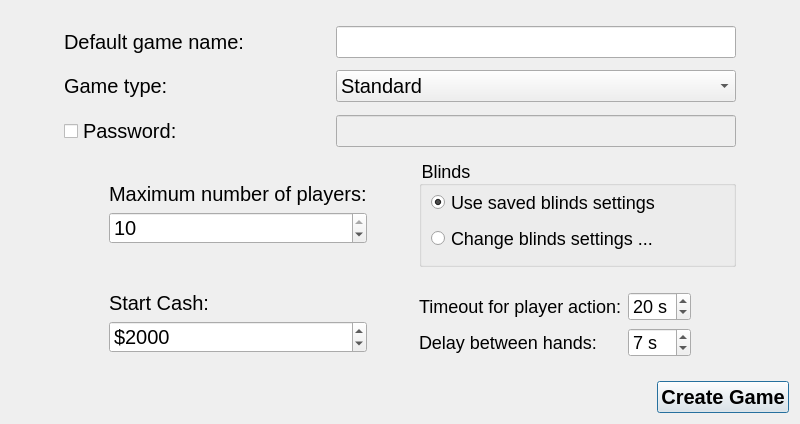
<?xml version="1.0" encoding="UTF-8"?>
<ui version="4.0">
 <class>createInternetGameDialog</class>
 <widget class="QDialog" name="createInternetGameDialog">
  <property name="geometry">
   <rect>
    <x>0</x>
    <y>0</y>
    <width>800</width>
    <height>424</height>
   </rect>
  </property>
  <property name="sizePolicy">
   <sizepolicy hsizetype="MinimumExpanding" vsizetype="MinimumExpanding">
    <horstretch>0</horstretch>
    <verstretch>0</verstretch>
   </sizepolicy>
  </property>
  <property name="minimumSize">
   <size>
    <width>800</width>
    <height>424</height>
   </size>
  </property>
  <property name="windowTitle">
   <string>Create Internet Game</string>
  </property>
  <layout class="QGridLayout" name="gridLayout_2">
   <item row="1" column="0" colspan="3">
    <layout class="QHBoxLayout">
     <property name="spacing">
      <number>6</number>
     </property>
     <property name="margin">
      <number>0</number>
     </property>
     <item>
      <spacer>
       <property name="orientation">
        <enum>Qt::Horizontal</enum>
       </property>
       <property name="sizeHint" stdset="0">
        <size>
         <width>181</width>
         <height>20</height>
        </size>
       </property>
      </spacer>
     </item>
     <item>
      <widget class="QPushButton" name="pushButton_createGame">
       <property name="styleSheet">
        <string notr="true">QObject {font: bold 20px}</string>
       </property>
       <property name="text">
        <string>Create Game</string>
       </property>
      </widget>
     </item>
    </layout>
   </item>
   <item row="0" column="2">
    <spacer name="horizontalSpacer_15">
     <property name="orientation">
      <enum>Qt::Horizontal</enum>
     </property>
     <property name="sizeHint" stdset="0">
      <size>
       <width>40</width>
       <height>20</height>
      </size>
     </property>
    </spacer>
   </item>
   <item row="0" column="0">
    <spacer name="horizontalSpacer">
     <property name="orientation">
      <enum>Qt::Horizontal</enum>
     </property>
     <property name="sizeHint" stdset="0">
      <size>
       <width>40</width>
       <height>20</height>
      </size>
     </property>
    </spacer>
   </item>
   <item row="0" column="1">
    <widget class="QFrame" name="frame">
     <property name="styleSheet">
      <string notr="true"/>
     </property>
     <layout class="QGridLayout" name="gridLayout">
      <item row="1" column="0" colspan="5">
       <layout class="QHBoxLayout" name="horizontalLayout_8">
        <item>
         <widget class="QLabel" name="label_23">
          <property name="styleSheet">
           <string notr="true">QObject {font-size:20px}</string>
          </property>
          <property name="text">
           <string>Default game name:</string>
          </property>
         </widget>
        </item>
        <item>
         <spacer name="horizontalSpacer_6">
          <property name="orientation">
           <enum>Qt::Horizontal</enum>
          </property>
          <property name="sizeHint" stdset="0">
           <size>
            <width>40</width>
            <height>20</height>
           </size>
          </property>
         </spacer>
        </item>
        <item>
         <widget class="QLineEdit" name="lineEdit_gameName">
          <property name="minimumSize">
           <size>
            <width>400</width>
            <height>0</height>
           </size>
          </property>
          <property name="maximumSize">
           <size>
            <width>16777215</width>
            <height>16777215</height>
           </size>
          </property>
          <property name="styleSheet">
           <string notr="true">QObject {font-size:20px}</string>
          </property>
          <property name="maxLength">
           <number>48</number>
          </property>
         </widget>
        </item>
       </layout>
      </item>
      <item row="3" column="0" colspan="5">
       <layout class="QHBoxLayout" name="horizontalLayout">
        <item>
         <widget class="QLabel" name="label_3">
          <property name="styleSheet">
           <string notr="true">QObject {font-size:20px}</string>
          </property>
          <property name="text">
           <string>Game type:</string>
          </property>
         </widget>
        </item>
        <item>
         <spacer name="horizontalSpacer_7">
          <property name="orientation">
           <enum>Qt::Horizontal</enum>
          </property>
          <property name="sizeHint" stdset="0">
           <size>
            <width>40</width>
            <height>20</height>
           </size>
          </property>
         </spacer>
        </item>
        <item>
         <widget class="QComboBox" name="comboBox_gameType">
          <property name="sizePolicy">
           <sizepolicy hsizetype="MinimumExpanding" vsizetype="Fixed">
            <horstretch>0</horstretch>
            <verstretch>0</verstretch>
           </sizepolicy>
          </property>
          <property name="minimumSize">
           <size>
            <width>400</width>
            <height>0</height>
           </size>
          </property>
          <property name="styleSheet">
           <string notr="true">QObject {font-size:20px}</string>
          </property>
          <item>
           <property name="text">
            <string>Standard</string>
           </property>
           <property name="icon">
            <iconset resource="../resources/pokerth.qrc">
             <normaloff>:/gfx/player_play.png</normaloff>:/gfx/player_play.png</iconset>
           </property>
          </item>
          <item>
           <property name="text">
            <string>Registered players only</string>
           </property>
           <property name="icon">
            <iconset resource="../resources/pokerth.qrc">
             <normaloff>:/gfx/registered.png</normaloff>:/gfx/registered.png</iconset>
           </property>
          </item>
          <item>
           <property name="text">
            <string>Invited players only</string>
           </property>
           <property name="icon">
            <iconset resource="../resources/pokerth.qrc">
             <normaloff>:/gfx/list_add_user.png</normaloff>:/gfx/list_add_user.png</iconset>
           </property>
          </item>
          <item>
           <property name="text">
            <string>Ranking game</string>
           </property>
           <property name="icon">
            <iconset resource="../resources/pokerth.qrc">
             <normaloff>:/gfx/cup.png</normaloff>:/gfx/cup.png</iconset>
           </property>
          </item>
         </widget>
        </item>
       </layout>
      </item>
      <item row="5" column="0" colspan="5">
       <layout class="QHBoxLayout">
        <property name="spacing">
         <number>6</number>
        </property>
        <property name="margin">
         <number>0</number>
        </property>
        <item>
         <widget class="QCheckBox" name="checkBox_Password">
          <property name="styleSheet">
           <string notr="true">QObject {font-size:20px}</string>
          </property>
          <property name="text">
           <string>Password:</string>
          </property>
          <property name="icon">
           <iconset resource="../resources/pokerth.qrc">
            <normaloff>:/gfx/lock.png</normaloff>:/gfx/lock.png</iconset>
          </property>
         </widget>
        </item>
        <item>
         <spacer name="horizontalSpacer_8">
          <property name="orientation">
           <enum>Qt::Horizontal</enum>
          </property>
          <property name="sizeHint" stdset="0">
           <size>
            <width>40</width>
            <height>20</height>
           </size>
          </property>
         </spacer>
        </item>
        <item>
         <widget class="QLineEdit" name="lineEdit_Password">
          <property name="enabled">
           <bool>false</bool>
          </property>
          <property name="minimumSize">
           <size>
            <width>400</width>
            <height>0</height>
           </size>
          </property>
          <property name="styleSheet">
           <string notr="true">QObject {font-size:20px}</string>
          </property>
          <property name="echoMode">
           <enum>QLineEdit::Password</enum>
          </property>
         </widget>
        </item>
       </layout>
      </item>
      <item row="8" column="3" colspan="2">
       <widget class="QGroupBox" name="groupBox_blinds">
        <property name="styleSheet">
         <string notr="true">QObject {font-size:18px}</string>
        </property>
        <property name="title">
         <string>Blinds</string>
        </property>
        <layout class="QGridLayout">
         <property name="topMargin">
          <number>0</number>
         </property>
         <item row="0" column="1">
          <widget class="QRadioButton" name="radioButton_useSavedBlindsSettings">
           <property name="text">
            <string>Use saved blinds settings</string>
           </property>
           <property name="checked">
            <bool>true</bool>
           </property>
          </widget>
         </item>
         <item row="1" column="1">
          <widget class="QRadioButton" name="radioButton_changeBlindsSettings">
           <property name="text">
            <string>Change blinds settings ...</string>
           </property>
          </widget>
         </item>
        </layout>
       </widget>
      </item>
      <item row="2" column="0" colspan="2">
       <spacer name="verticalSpacer_2">
        <property name="orientation">
         <enum>Qt::Vertical</enum>
        </property>
        <property name="sizeHint" stdset="0">
         <size>
          <width>20</width>
          <height>40</height>
         </size>
        </property>
       </spacer>
      </item>
      <item row="0" column="0">
       <spacer name="verticalSpacer_3">
        <property name="orientation">
         <enum>Qt::Vertical</enum>
        </property>
        <property name="sizeHint" stdset="0">
         <size>
          <width>20</width>
          <height>40</height>
         </size>
        </property>
       </spacer>
      </item>
      <item row="4" column="0" colspan="2">
       <spacer name="verticalSpacer_4">
        <property name="orientation">
         <enum>Qt::Vertical</enum>
        </property>
        <property name="sizeHint" stdset="0">
         <size>
          <width>20</width>
          <height>40</height>
         </size>
        </property>
       </spacer>
      </item>
      <item row="8" column="1">
       <layout class="QVBoxLayout" name="verticalLayout">
        <item>
         <spacer name="verticalSpacer">
          <property name="orientation">
           <enum>Qt::Vertical</enum>
          </property>
          <property name="sizeHint" stdset="0">
           <size>
            <width>20</width>
            <height>40</height>
           </size>
          </property>
         </spacer>
        </item>
        <item>
         <widget class="QLabel" name="label">
          <property name="styleSheet">
           <string notr="true">QObject {font-size:20px}</string>
          </property>
          <property name="text">
           <string>Maximum number of players:</string>
          </property>
         </widget>
        </item>
        <item>
         <widget class="QSpinBox" name="spinBox_quantityPlayers">
          <property name="minimumSize">
           <size>
            <width>150</width>
            <height>0</height>
           </size>
          </property>
          <property name="styleSheet">
           <string notr="true">QObject {font-size:20px}</string>
          </property>
          <property name="minimum">
           <number>2</number>
          </property>
          <property name="maximum">
           <number>10</number>
          </property>
          <property name="value">
           <number>10</number>
          </property>
         </widget>
        </item>
        <item>
         <spacer name="verticalSpacer_5">
          <property name="orientation">
           <enum>Qt::Vertical</enum>
          </property>
          <property name="sizeHint" stdset="0">
           <size>
            <width>20</width>
            <height>40</height>
           </size>
          </property>
         </spacer>
        </item>
       </layout>
      </item>
      <item row="12" column="1">
       <layout class="QVBoxLayout" name="verticalLayout_2">
        <item>
         <widget class="QLabel" name="label_2">
          <property name="styleSheet">
           <string notr="true">QObject {font-size:20px}</string>
          </property>
          <property name="text">
           <string>Start Cash:</string>
          </property>
         </widget>
        </item>
        <item>
         <widget class="QSpinBox" name="spinBox_startCash">
          <property name="minimumSize">
           <size>
            <width>150</width>
            <height>0</height>
           </size>
          </property>
          <property name="styleSheet">
           <string notr="true">QObject {font-size:20px}</string>
          </property>
          <property name="suffix">
           <string/>
          </property>
          <property name="prefix">
           <string>$</string>
          </property>
          <property name="minimum">
           <number>1000</number>
          </property>
          <property name="maximum">
           <number>1000000</number>
          </property>
          <property name="singleStep">
           <number>50</number>
          </property>
          <property name="value">
           <number>2000</number>
          </property>
         </widget>
        </item>
        <item>
         <spacer name="verticalSpacer_7">
          <property name="orientation">
           <enum>Qt::Vertical</enum>
          </property>
          <property name="sizeHint" stdset="0">
           <size>
            <width>20</width>
            <height>40</height>
           </size>
          </property>
         </spacer>
        </item>
       </layout>
      </item>
      <item row="12" column="3">
       <layout class="QGridLayout" name="gridLayout_3">
        <item row="0" column="0">
         <widget class="QLabel" name="label_6">
          <property name="sizePolicy">
           <sizepolicy hsizetype="Minimum" vsizetype="Preferred">
            <horstretch>0</horstretch>
            <verstretch>0</verstretch>
           </sizepolicy>
          </property>
          <property name="styleSheet">
           <string notr="true">QObject {font-size:18px}</string>
          </property>
          <property name="text">
           <string>Timeout for player action:</string>
          </property>
         </widget>
        </item>
        <item row="0" column="1">
         <widget class="QSpinBox" name="spinBox_netTimeOutPlayerAction">
          <property name="styleSheet">
           <string notr="true">QObject {font-size:18px}</string>
          </property>
          <property name="suffix">
           <string> s</string>
          </property>
          <property name="minimum">
           <number>5</number>
          </property>
          <property name="maximum">
           <number>60</number>
          </property>
          <property name="value">
           <number>20</number>
          </property>
         </widget>
        </item>
        <item row="1" column="0">
         <widget class="QLabel" name="label_5">
          <property name="styleSheet">
           <string notr="true">QObject {font-size:18px}</string>
          </property>
          <property name="text">
           <string>Delay between hands:</string>
          </property>
         </widget>
        </item>
        <item row="1" column="1">
         <widget class="QSpinBox" name="spinBox_netDelayBetweenHands">
          <property name="sizePolicy">
           <sizepolicy hsizetype="Expanding" vsizetype="Fixed">
            <horstretch>0</horstretch>
            <verstretch>0</verstretch>
           </sizepolicy>
          </property>
          <property name="styleSheet">
           <string notr="true">QObject {font-size:18px}</string>
          </property>
          <property name="suffix">
           <string> s</string>
          </property>
          <property name="minimum">
           <number>5</number>
          </property>
          <property name="maximum">
           <number>20</number>
          </property>
          <property name="value">
           <number>7</number>
          </property>
         </widget>
        </item>
       </layout>
      </item>
      <item row="13" column="1">
       <spacer name="verticalSpacer_8">
        <property name="orientation">
         <enum>Qt::Vertical</enum>
        </property>
        <property name="sizeHint" stdset="0">
         <size>
          <width>20</width>
          <height>40</height>
         </size>
        </property>
       </spacer>
      </item>
      <item row="9" column="3">
       <spacer name="verticalSpacer_9">
        <property name="orientation">
         <enum>Qt::Vertical</enum>
        </property>
        <property name="sizeHint" stdset="0">
         <size>
          <width>20</width>
          <height>40</height>
         </size>
        </property>
       </spacer>
      </item>
      <item row="6" column="0">
       <spacer name="verticalSpacer_10">
        <property name="orientation">
         <enum>Qt::Vertical</enum>
        </property>
        <property name="sizeHint" stdset="0">
         <size>
          <width>20</width>
          <height>40</height>
         </size>
        </property>
       </spacer>
      </item>
      <item row="11" column="2" rowspan="2">
       <spacer name="horizontalSpacer_2">
        <property name="orientation">
         <enum>Qt::Horizontal</enum>
        </property>
        <property name="sizeHint" stdset="0">
         <size>
          <width>40</width>
          <height>20</height>
         </size>
        </property>
       </spacer>
      </item>
      <item row="8" column="0" rowspan="2">
       <spacer name="horizontalSpacer_3">
        <property name="orientation">
         <enum>Qt::Horizontal</enum>
        </property>
        <property name="sizeHint" stdset="0">
         <size>
          <width>40</width>
          <height>20</height>
         </size>
        </property>
       </spacer>
      </item>
      <item row="12" column="0">
       <spacer name="horizontalSpacer_4">
        <property name="orientation">
         <enum>Qt::Horizontal</enum>
        </property>
        <property name="sizeHint" stdset="0">
         <size>
          <width>40</width>
          <height>20</height>
         </size>
        </property>
       </spacer>
      </item>
      <item row="12" column="4">
       <spacer name="horizontalSpacer_5">
        <property name="orientation">
         <enum>Qt::Horizontal</enum>
        </property>
        <property name="sizeHint" stdset="0">
         <size>
          <width>40</width>
          <height>20</height>
         </size>
        </property>
       </spacer>
      </item>
     </layout>
    </widget>
   </item>
  </layout>
 </widget>
 <tabstops>
  <tabstop>lineEdit_gameName</tabstop>
  <tabstop>comboBox_gameType</tabstop>
  <tabstop>checkBox_Password</tabstop>
  <tabstop>lineEdit_Password</tabstop>
  <tabstop>radioButton_useSavedBlindsSettings</tabstop>
  <tabstop>radioButton_changeBlindsSettings</tabstop>
  <tabstop>pushButton_createGame</tabstop>
 </tabstops>
 <resources>
  <include location="../resources/pokerth.qrc"/>
 </resources>
 <connections>
  <connection>
   <sender>pushButton_createGame</sender>
   <signal>clicked()</signal>
   <receiver>createInternetGameDialog</receiver>
   <slot>accept()</slot>
   <hints>
    <hint type="sourcelabel">
     <x>205</x>
     <y>294</y>
    </hint>
    <hint type="destinationlabel">
     <x>87</x>
     <y>215</y>
    </hint>
   </hints>
  </connection>
 </connections>
</ui>
